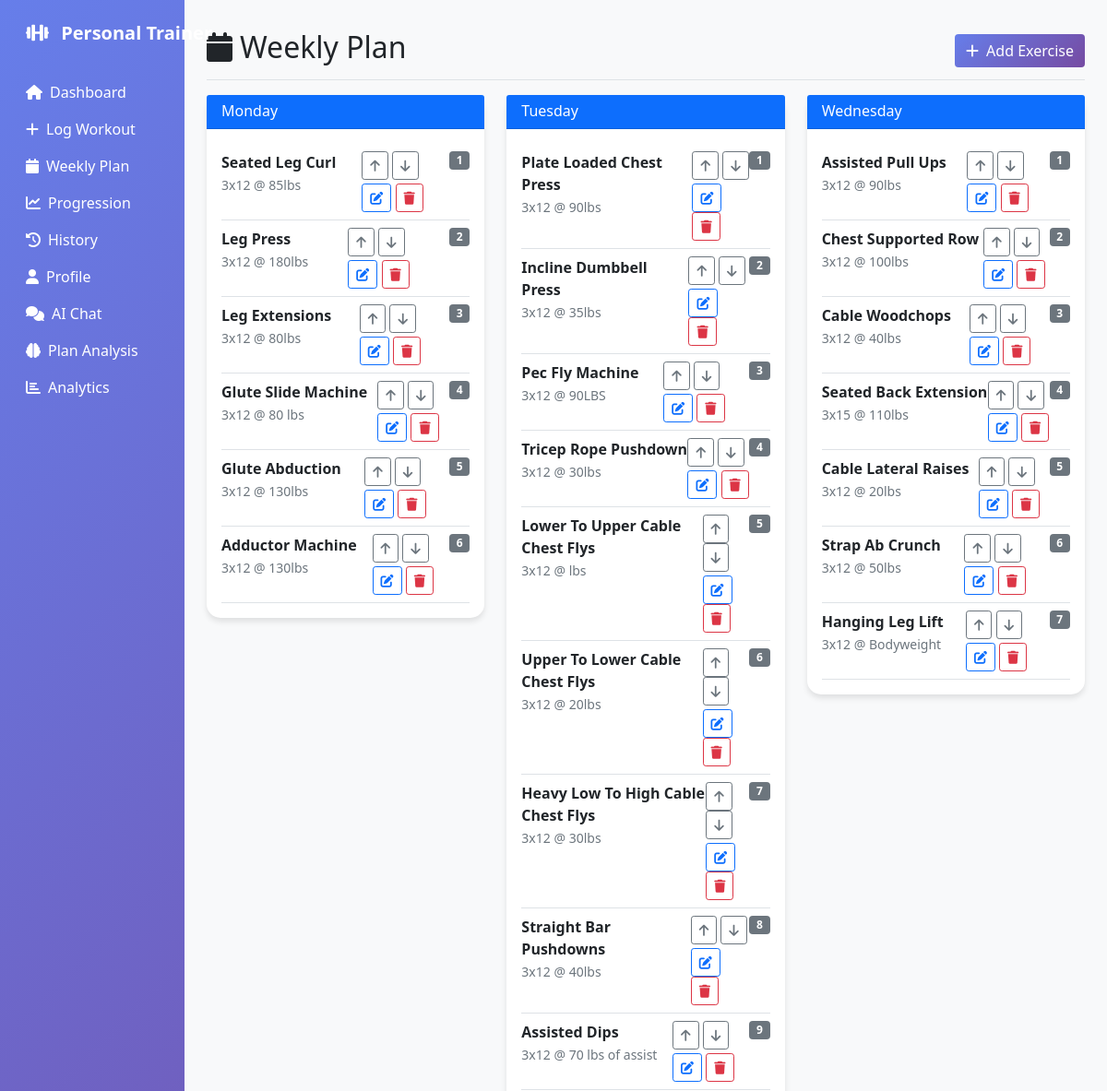
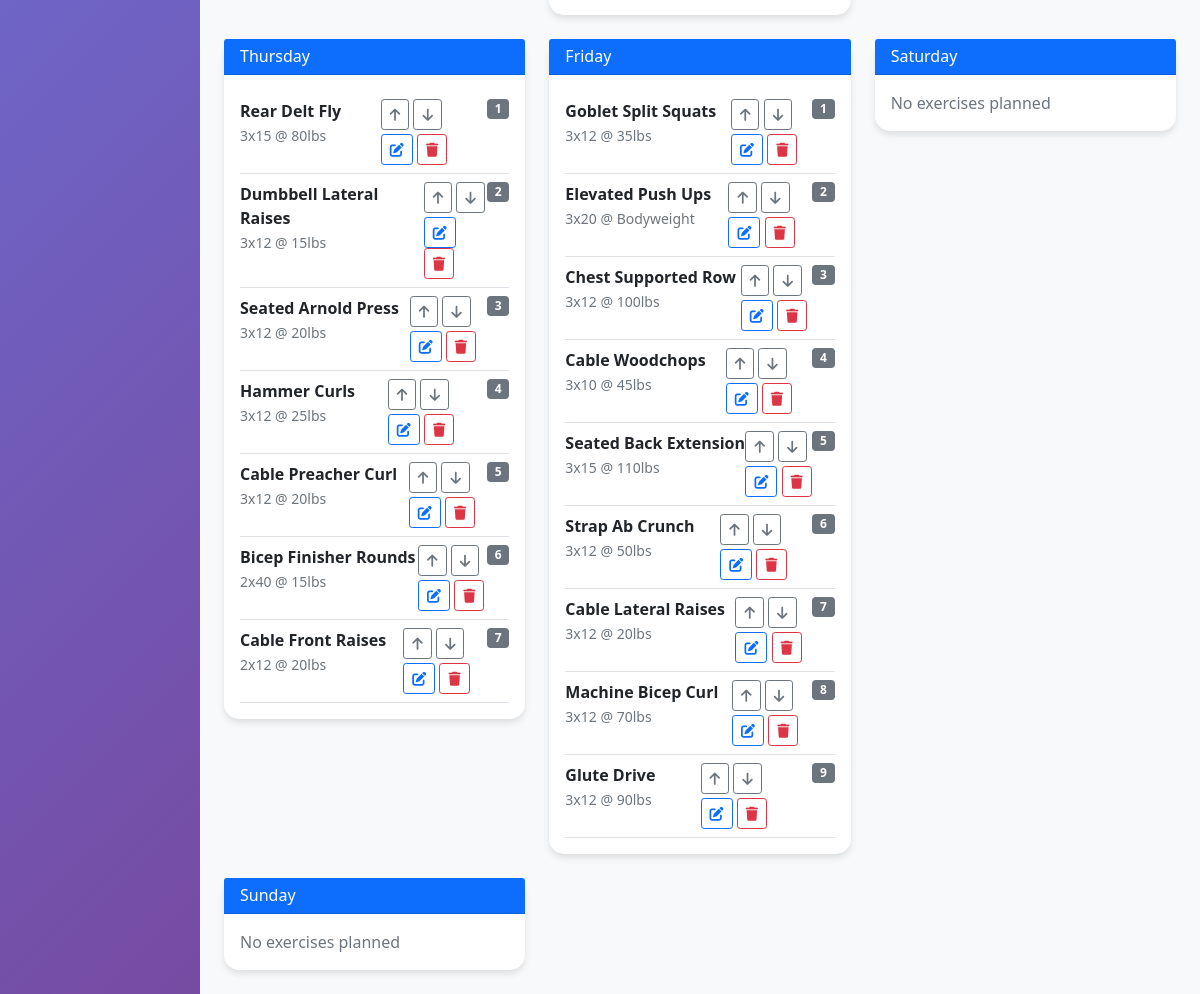
/weekly_plan, run on an earlier commit of the app's database (2 pictures, top to bottom).
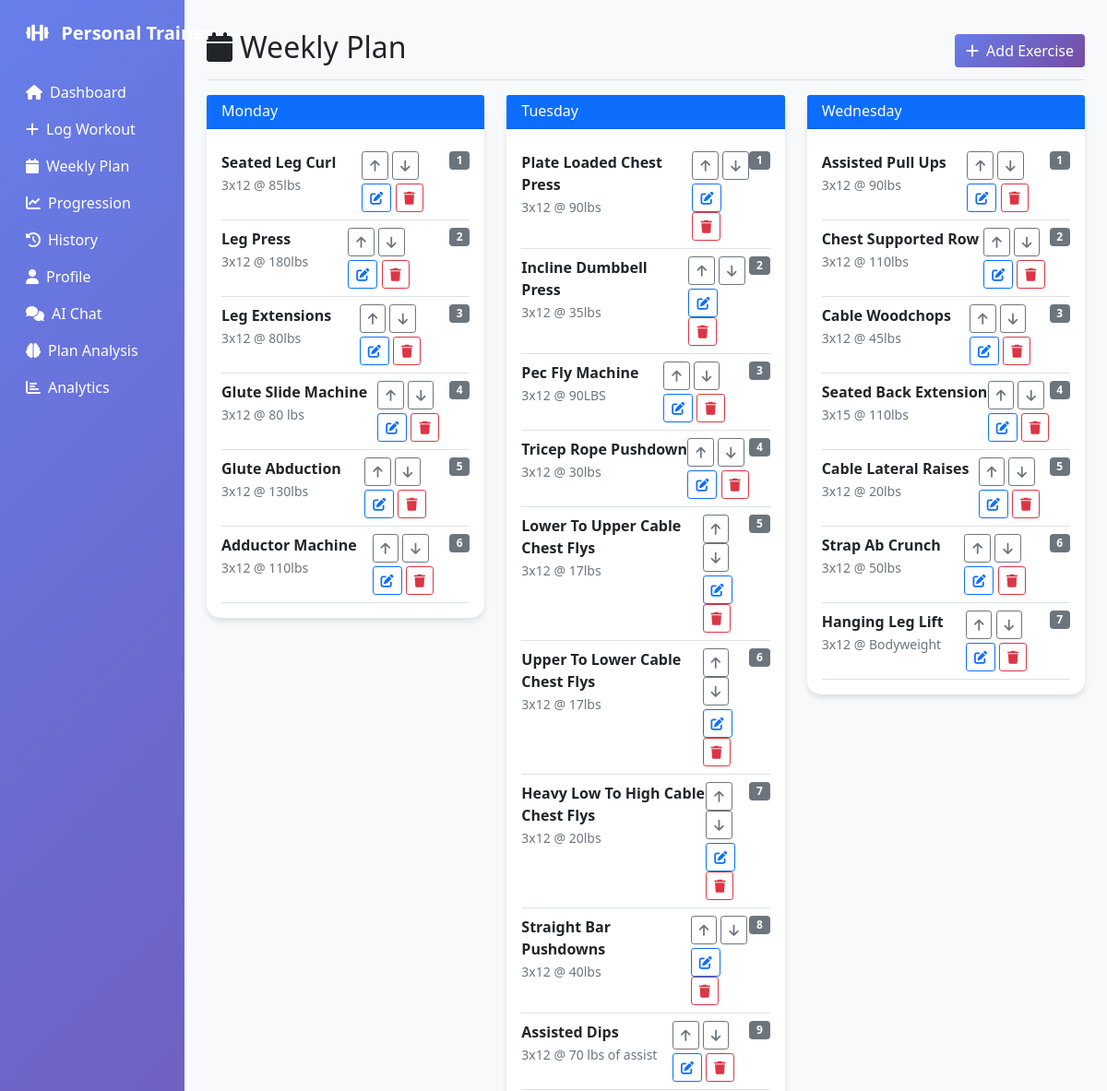
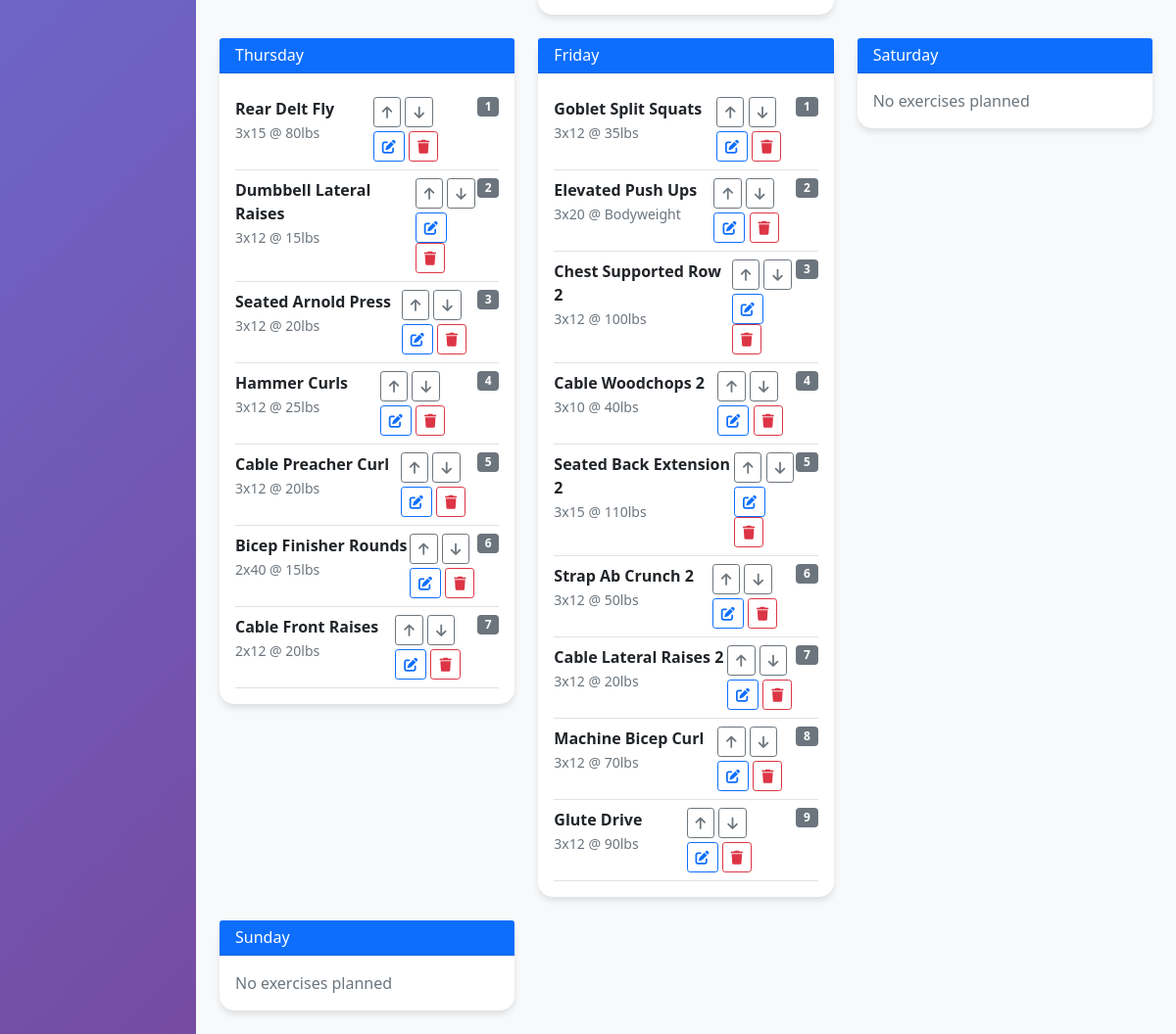
And on a later commit of the database (2 pictures, top to bottom).
### tables this page shows
CREATE TABLE weekly_plan (
    id INTEGER PRIMARY KEY AUTOINCREMENT,
    day_of_week TEXT,
    exercise_name TEXT,
    target_sets INTEGER,
    target_reps TEXT,
    target_weight TEXT,
    exercise_order INTEGER,
    notes TEXT,
    created_date TEXT,
    updated_date TEXT
, order_index INTEGER DEFAULT 1, exercise_type TEXT DEFAULT "working_set", progression_rate TEXT DEFAULT "normal", created_by TEXT DEFAULT "user");

### app.py (the view)
@app.route('/weekly_plan')
def weekly_plan():
    conn = get_db_connection()
    cursor = conn.cursor()
    cursor.execute("PRAGMA table_info(weekly_plan)")
    columns = [col[1] for col in cursor.fetchall()]
    if 'target_sets' in columns:
        cursor.execute('SELECT id, day_of_week, exercise_name, target_sets, target_reps, target_weight, exercise_order, notes FROM weekly_plan ORDER BY day_of_week, exercise_order')
    else:
        cursor.execute('SELECT id, day_of_week, exercise_name, sets, reps, weight, order_index, COALESCE(notes, "") FROM weekly_plan ORDER BY day_of_week, order_index')
    plan_data = cursor.fetchall()
    conn.close()
    plan_by_day = {}
    for row in plan_data:
        id, day, exercise, sets, reps, weight, order, notes = row
        if day not in plan_by_day:
            plan_by_day[day] = []
        plan_by_day[day].append({
            'id': id,
            'exercise': exercise,
            'sets': sets,
            'reps': reps,
            'weight': weight,
            'order': order,
            'notes': notes or ""
        })
    return render_template('weekly_plan.html', plan_by_day=plan_by_day)

### app.py (called while the page is built)
def get_db_connection():
    return sqlite3.connect('workout_logs.db', timeout=10.0)

### templates/weekly_plan.html (shortened to what this page needs)
{% extends "base.html" %}
{% block content %}
<div class="d-flex justify-content-between flex-wrap flex-md-nowrap align-items-center pt-3 pb-2 mb-3 border-bottom">
    <h1 class="h2"><i class="fas fa-calendar me-2"></i>Weekly Plan</h1>
    <button class="btn btn-primary" data-bs-toggle="modal" data-bs-target="#addExerciseModal">
        <i class="fas fa-plus me-2"></i>Add Exercise
    </button>
</div>
<div class="row">
    {% set days = ['monday', 'tuesday', 'wednesday', 'thursday', 'friday', 'saturday', 'sunday'] %}
    {% for day in days %}
        <div class="col-md-6 col-lg-4 mb-4">
            <div class="card">
                <div class="card-header bg-primary text-white">
                    <h6 class="mb-0">{{ day.title() }}</h6>
                </div>
                <div class="card-body">
                    {% if day in plan_by_day %}
                        {% for exercise in plan_by_day[day] %}
                            <div class="border-bottom py-2">
                                <div class="d-flex justify-content-between align-items-start">
                                    <div>
                                        <strong>{{ exercise.exercise.title() }}</strong><br>
                                        <small class="text-muted">{{ exercise.sets }}x{{ exercise.reps }} @ {{ exercise.weight }}</small>
                                    </div>
                                    <div class="d-flex flex-column gap-1">
                                        <div>
                                            <button class="btn btn-sm btn-outline-secondary" onclick="moveExercise('{{ day }}', '{{ exercise.exercise }}', 'up')">
                                                <i class="fas fa-arrow-up"></i>
                                            </button>
                                            <button class="btn btn-sm btn-outline-secondary" onclick="moveExercise('{{ day }}', '{{ exercise.exercise }}', 'down')">
                                                <i class="fas fa-arrow-down"></i>
                                            </button>
                                        </div>
                                        <div>
                                            <button class="btn btn-sm btn-outline-primary" onclick="editExercise({{ exercise.id }}, '{{ day }}', '{{ exercise.exercise }}', {{ exercise.sets }}, '{{ exercise.reps }}', '{{ exercise.weight }}', '{{ exercise.notes }}')">
                                                <i class="fas fa-edit"></i>
                                            </button>
                                            <button class="btn btn-sm btn-outline-danger" onclick="deleteExercise('{{ day }}', '{{ exercise.exercise }}')">
                                                <i class="fas fa-trash"></i>
                                            </button>
                                        </div>
                                    </div>
                                    <span class="badge bg-secondary">{{ exercise.order }}</span>
                                </div>
                            </div>
                        {% endfor %}
                    {% else %}
                        <p class="text-muted mb-0">No exercises planned</p>
                    {% endif %}
                </div>
            </div>
        </div>
    {% endfor %}
</div>
{% endblock %}

### templates/base.html (shortened to what this page needs)
<!DOCTYPE html>
<html lang="en">
<head>
    <link href="https://cdn.jsdelivr.net/npm/bootstrap@5.1.3/dist/css/bootstrap.min.css" rel="stylesheet">
    <link href="https://cdnjs.cloudflare.com/ajax/libs/font-awesome/6.0.0/css/all.min.css" rel="stylesheet">
</head>
<body>
    <div class="container-fluid">
        <div class="row">
            <nav class="col-md-3 col-lg-2 d-md-block sidebar collapse" id="mobileSidebar">
                <div class="position-sticky pt-3">
                    <div class="navbar-brand px-3 mb-4">
                        <i class="fas fa-dumbbell me-2"></i>
                        Personal Trainer
                    </div>
                    <ul class="nav flex-column">
                        <li class="nav-item">
                            <a class="nav-link text-white" href="{{ url_for('dashboard') }}">
                                <i class="fas fa-home me-2"></i>Dashboard
                            </a>
                        </li>
                        <li class="nav-item">
                            <a class="nav-link text-white" href="{{ url_for('log_workout') }}">
                                <i class="fas fa-plus me-2"></i>Log Workout
                            </a>
                        </li>
                        <li class="nav-item">
                            <a class="nav-link text-white" href="{{ url_for('weekly_plan') }}">
                                <i class="fas fa-calendar me-2"></i>Weekly Plan
                            </a>
                        </li>
                        <li class="nav-item">
                            <a class="nav-link text-white" href="{{ url_for('progression') }}">
                                <i class="fas fa-chart-line me-2"></i>Progression
                            </a>
                        </li>
                        <li class="nav-item">
                            <a class="nav-link text-white" href="{{ url_for('history') }}">
                                <i class="fas fa-history me-2"></i>History
                            </a>
                        </li>
                        <li class="nav-item">
                            <a class="nav-link text-white" href="{{ url_for('profile') }}">
                                <i class="fas fa-user me-2"></i>Profile
                            </a>
                        </li>
                        <li class="nav-item">
                            <a class="nav-link text-white" href="{{ url_for('chat') }}">
                                <i class="fas fa-comments me-2"></i>AI Chat
                            </a>
                        </li>
                        <li class="nav-item">
                            <a class="nav-link text-white" href="{{ url_for('analyze_plan') }}">
                                <i class="fas fa-brain me-2"></i>Plan Analysis
                            </a>
                        </li>
                         <li class="nav-item">
                            <a class="nav-link text-white" href="{{ url_for('analytics') }}">
                                <i class="fas fa-chart-bar me-2"></i>Analytics
                            </a>
                        </li>
                    </ul>
                </div>
            </nav>
            <main class="col-md-9 ms-sm-auto col-lg-10 px-md-4 main-content">
                <div class="pt-3">
                    {% block content %}{% endblock %}
                </div>
            </main>
        </div>
    </div>
</body>
</html>

### templates/base.html (style rules this page uses)
.sidebar { min-height: 100vh; background: linear-gradient(135deg, #667eea 0%, #764ba2 100%); }
.main-content { background-color: #f8f9fa; min-height: 100vh; }
.card { border: none; border-radius: 15px; box-shadow: 0 4px 6px rgba(0, 0, 0, 0.1); }
.btn-primary { background: linear-gradient(135deg, #667eea 0%, #764ba2 100%); border: none; }
.navbar-brand { font-weight: bold; color: white !important; }

What changed in the data, as far as the page shows it:
changed weekly_plan "Adductor Machine": weight "130lbs" → "110lbs"
changed weekly_plan "Lower To Upper Cable Chest Flys": weight "lbs" → "17lbs"
changed weekly_plan "Upper To Lower Cable Chest Flys": weight "20lbs" → "17lbs"
changed weekly_plan "Heavy Low To High Cable Chest Flys": weight "30lbs" → "20lbs"
changed weekly_plan "Chest Supported Row": weight "100lbs" → "110lbs"
changed weekly_plan "Cable Woodchops": weight "40lbs" → "45lbs"
changed weekly_plan "100lbs": exercise "Chest Supported Row" → "Chest Supported Row 2"
changed weekly_plan: exercise "Cable Woodchops" → "Cable Woodchops 2"; weight "45lbs" → "40lbs"
changed weekly_plan: exercise "Seated Back Extension" → "Seated Back Extension 2"
changed weekly_plan: exercise "Strap Ab Crunch" → "Strap Ab Crunch 2"
changed weekly_plan: exercise "Cable Lateral Raises" → "Cable Lateral Raises 2"
